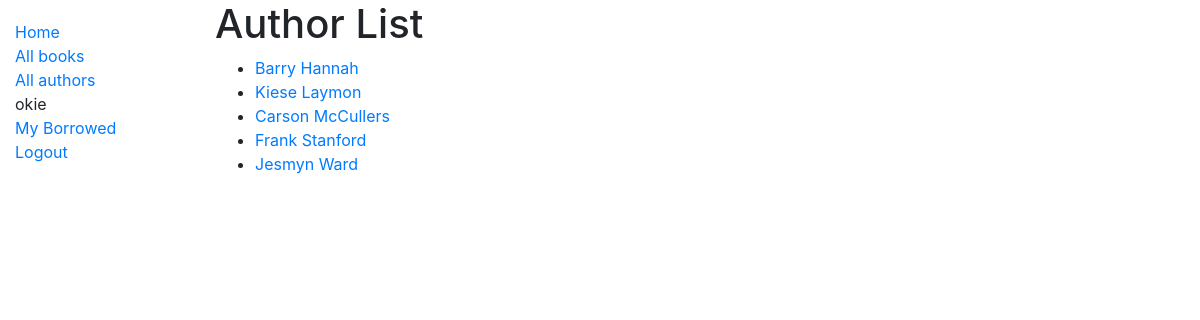
/catalog/authors/ (signed in), run on the app's committed database.
### catalog/models.py (models this page shows, shortened)
class Author(models.Model):
	first_name = models.CharField(max_length=100)
	last_name = models.CharField(max_length=100)
	date_of_birth = models.DateField(null=True, blank=True)
	date_of_death = models.DateField('Died', null=True, blank=True)
	class Meta:
		ordering = ['last_name', 'first_name']
	def get_absolute_url(self):
		return reverse('author-detail', args=[str(self.id)])

### catalog/views.py (the view)
# urls.py: path('authors/', views.AuthorListView.as_view(), name='authors'),
class AuthorListView(LoginRequiredMixin, generic.ListView):
	model = Author

### catalog/templates/catalog/author_list.html
{% extends "base_generic.html" %}
{% block content %}
	<h1>Author List</h1>
	{% if author_list %}
	<ul>
		{% for author in author_list %}
			<li>
				<a href="{{ author.get_absolute_url }}">{{ author.first_name }} {{ author.last_name }}</a>
			</li>
		{% endfor %}
	</ul>
	{% else %}
	<p>There ain't no authors here...</p>
	{% endif %}
{% endblock %}

### catalog/templates/base_generic.html (shortened to what this page needs)
<!DOCTYPE html>
<html lang="en">
<head>
  	<link rel="stylesheet" href="https://stackpath.bootstrapcdn.com/bootstrap/4.1.3/css/bootstrap.min.css">
  	{% load static %}
  	<link rel="stylesheet" href="{% static 'css/styles.css' %}">
</head>
<body>
	<div class="container-fluid">
		<div class="row">
			<div class="col-sm-2">
			{% block sidebar %}
				<ul class="sidebar-nav">
					<li><a href="{% url 'index' %}">Home</a></li>
					<li><a href="{% url 'books' %}">All books</a></li>
          			<li><a href="{% url 'authors' %}">All authors</a></li>
          			{% if user.is_authenticated %}
          				<li>{{ user.get_username }}</li>
          				<li><a href="{% url 'my-borrowed' %}">My Borrowed</a></li>
          				<li><a href="{% url 'logout'%}?next={{request.path}}">Logout</a></li>
          			{% else %}
          				<li><a href="{% url 'login'%}?next={{request.path}}">Login</a></li>
          			{% endif %}
				</ul>
			{% endblock %}
			</div>
			<div class="col-sm-10 ">
				{% block content %}
				{% endblock %}
			</div>
		</div>
	</div>
</body>
</html>

### catalog/static/css/styles.css (style rules this page uses)
.sidebar-nav { margin-top: 20px; padding: 0; list-style: none; }

### data on the page
Author: first_name "Barry", last_name "Hannah"
Author: first_name "Kiese", last_name "Laymon"
Author: first_name "Carson", last_name "McCullers"
Author: first_name "Frank", last_name "Stanford"
Author: first_name "Jesmyn", last_name "Ward"

### other printed values
{{ user.get_username }} "okie"
